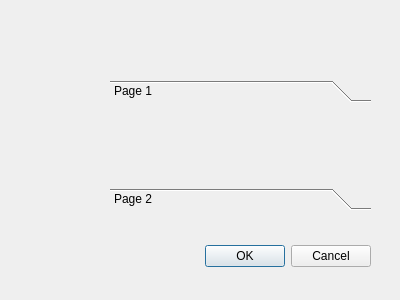
<?xml version="1.0" encoding="UTF-8"?>
<ui version="4.0">
 <class>Dialog</class>
 <widget class="QDialog" name="Dialog">
  <property name="geometry">
   <rect>
    <x>0</x>
    <y>0</y>
    <width>400</width>
    <height>300</height>
   </rect>
  </property>
  <property name="windowTitle">
   <string>Dialog</string>
  </property>
  <widget class="QDialogButtonBox" name="buttonBox">
   <property name="geometry">
    <rect>
     <x>30</x>
     <y>240</y>
     <width>341</width>
     <height>32</height>
    </rect>
   </property>
   <property name="orientation">
    <enum>Qt::Orientation::Horizontal</enum>
   </property>
   <property name="standardButtons">
    <set>QDialogButtonBox::StandardButton::Cancel|QDialogButtonBox::StandardButton::Ok</set>
   </property>
  </widget>
  <widget class="QToolBox" name="toolBox">
   <property name="geometry">
    <rect>
     <x>110</x>
     <y>80</y>
     <width>261</width>
     <height>130</height>
    </rect>
   </property>
   <property name="currentIndex">
    <number>0</number>
   </property>
   <widget class="QWidget" name="page">
    <property name="geometry">
     <rect>
      <x>0</x>
      <y>0</y>
      <width>261</width>
      <height>68</height>
     </rect>
    </property>
    <attribute name="label">
     <string>Page 1</string>
    </attribute>
   </widget>
   <widget class="QWidget" name="page_2">
    <property name="geometry">
     <rect>
      <x>0</x>
      <y>0</y>
      <width>98</width>
      <height>28</height>
     </rect>
    </property>
    <attribute name="label">
     <string>Page 2</string>
    </attribute>
   </widget>
  </widget>
 </widget>
 <resources/>
 <connections>
  <connection>
   <sender>buttonBox</sender>
   <signal>accepted()</signal>
   <receiver>Dialog</receiver>
   <slot>accept()</slot>
   <hints>
    <hint type="sourcelabel">
     <x>248</x>
     <y>254</y>
    </hint>
    <hint type="destinationlabel">
     <x>157</x>
     <y>274</y>
    </hint>
   </hints>
  </connection>
  <connection>
   <sender>buttonBox</sender>
   <signal>rejected()</signal>
   <receiver>Dialog</receiver>
   <slot>reject()</slot>
   <hints>
    <hint type="sourcelabel">
     <x>316</x>
     <y>260</y>
    </hint>
    <hint type="destinationlabel">
     <x>286</x>
     <y>274</y>
    </hint>
   </hints>
  </connection>
 </connections>
</ui>
